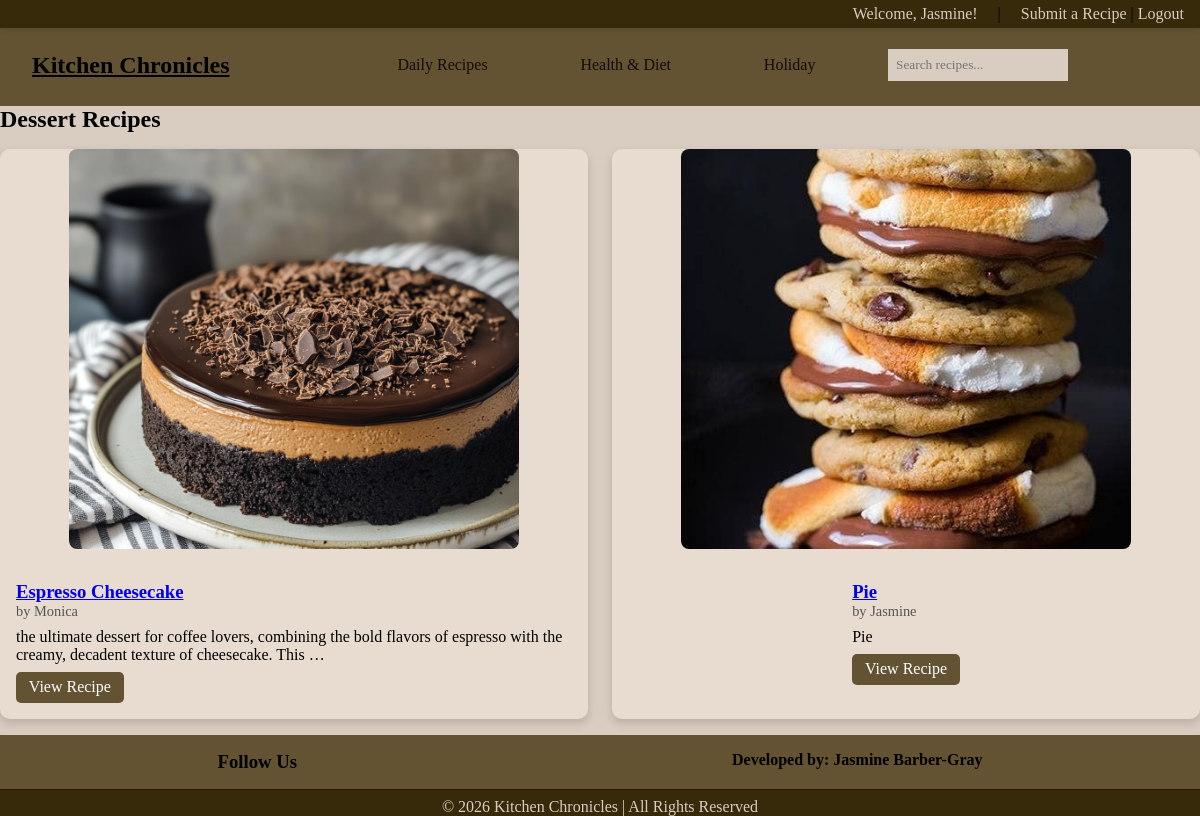
Page /category/Dessert/ (signed in) on the committed database.
### recipes/models.py (models this page shows, shortened)
class Recipe(models.Model):
    CATEGORY_CHOICES = [
        ('Breakfast', 'breakfast'),
        ('Lunch', 'lunch'),
        ('Dinner', 'dinner'),
        ('Dessert', 'dessert'),
        ('Keto', 'keto'),
        ('Vegan', 'vegan'),
        ('Valentine\'s Day', 'valentine\'s Day'),
        ('Easter', 'easter'),
        ('Halloween', 'halloween'),
        ('Thanksgiving', 'thanksgiving'),
        ('Christmas', 'christmas'),
        ('New Years', 'new years'),
    ]
    title = models.CharField(max_length=200)
    author = models.ForeignKey(User, on_delete=models.CASCADE)
    category = models.CharField(max_length=20, choices=CATEGORY_CHOICES)
    image = models.ImageField(upload_to='recipes/images', blank=True, null=True)
    description = models.TextField()
    ingredients = models.TextField()
    instructions = models.TextField()

### recipes/views.py (the view)
# urls.py: path('category/<str:category>/', views.category_recipes, name='category_recipes'),
def category_recipes(request, category):
    recipes = Recipe.objects.filter(category=category)
    return render(request, "recipes/category.html", {
        "recipes": recipes,
        "category": category
    })

### recipes/templates/recipes/category.html
{% extends 'base.html' %}
{% block content %}
<h2>{{ category }} Recipes</h2>
{% if recipes %}
<div class="recipe-grid">
    {% for recipe in recipes %}
    <div class="recipe-card">
        {% if recipe.image %}
            <img src="{{ recipe.image.url }}" alt="{{ recipe.title }}">
        {% else %}
            <p>No image available</p>
        {% endif %}
        <div class="recipe-content">
            <h3><a href="{% url 'recipe_detail' recipe.id %}">{{ recipe.title }}</a></h3>
            <p class="author">by {{ recipe.author.username }}</p>
            <p>{{ recipe.description|truncatewords:20 }}</p>
            <a href="{% url 'recipe_detail' recipe.id %}" class="view-btn">View Recipe</a>
        </div>
    </div>
    {% endfor %}
</div>
{% else %}
<p>No recipes found in this category.</p>
{% endif %}
{% endblock %}

### templates/base.html (shortened to what this page needs)
<!DOCTYPE html>
<html lang="en">
{% load static %}
<head>
    <link rel="stylesheet" type="text/css" href="{% static 'recipes/style.css' %}">
    <link rel="stylesheet" href="https://cdn-uicons.flaticon.com/uicons-brands/css/uicons-brands.css">
    <link rel="stylesheet" href="https://cdn-uicons.flaticon.com/uicons-regular-rounded/css/uicons-regular-rounded.css">
    <link rel="stylesheet" href="https://cdn-uicons.flaticon.com/uicons-solid-straight/css/uicons-solid-straight.css">
</head>
<body>
<div class="top-bar">
    {% if user.is_authenticated %}
        <span>Welcome, {{ user.username }}!</span> |
        <a href="{% url 'submit_recipe'%}">Submit a Recipe  </a> |
        <form action="{% url 'Logout' %}" method="post" style="display:inline;">
            <button class="logout">Logout</button>
        </form>
    {% else %}
    <a href="{% url 'Login' %}">Login</a> |
    <a href="{% url 'Signup' %}">Signup</a> |
    <a href="{% url 'Login' %}">Submit a Recipe  </a>
    {% endif %}
</div>
    <nav class="navbar">
        <a href="{% url 'Home' %}" class="logo">
             Kitchen Chronicles
        </a>
        <ul class="nav-links">
            <li class="dropdown">
                <button class="dropbtn">
                    <a href="#">Daily Recipes
                    </a>
                </button>
            </li>
            <li class="dropdown">
                <button class="dropbtn">
                    <a href="#">Health & Diet
                    </a>
                </button>
            </li>
            <li class="dropdown">
                <button class="dropbtn">
                    <a href="#">Holiday
                    </a>
                </button>
            </li>
        </ul>
        <div class="search-container">
            <form method="GET" action="{% url 'search_recipes' %}">
                <input type="text" name="q" placeholder="Search recipes...">
            </form>
        </div>
    </nav>
    {% block content %}{% endblock %}
    <footer class="footer">
        <div class="footer-container">
             <div class="footer-social">
                <h3>Follow Us</h3>
            </div>
             <div class="footer-dev">
                <h4>Developed by: Jasmine Barber-Gray</h4>
            </div>
        </div>
        <div class="footer-bottom">
            <p>© 2026 Kitchen Chronicles | All Rights Reserved</p>
        </div>
</footer>
</body>
</html>

### recipes/static/recipes/style.css (style rules this page uses)
* { margin: 0; padding: 0; box-sizing: border-box; font-family: Georgia, 'Times New Roman', Times, serif; }
body { background: #d9ccc1; color: #000000; margin: 0; padding: 0; overflow: auto; max-width: 100% }
.top-bar { width: 100%; background-color: #372a0a; text-align: right; padding: 0.3rem 1rem; font-size: 1rem; position: fixed; top: 0; left: 0; z-index: 1000; box-shadow: 0 2px 5px rgba(0,0,0,0.1); }
.top-bar span { color: #d9ccc1 !important; margin-right: 1rem; }
.top-bar a { text-decoration: none; color: #d9ccc1; margin-left: 1rem; }
.logout { background: none; border: none; color: #d9ccc1; cursor: pointer; font-size: 1rem; }
.logo { flex: 1; font-size: 1.5rem; font-weight: bold; display: flex; gap: 0.5rem; color: black; list-style: none; }
.navbar { margin-top: 1.5rem; display: flex; background-color: #635333; padding: 1rem 1.5rem; position: sticky; top: 1.5rem; justify-content: center; align-items: center; }
.nav-links { flex: 2; display: flex; justify-content:center; gap: 1rem; list-style: none; text-align: center; }
.nav-links li { margin-left: 0.8rem; position: relative; }
.nav-links li a { text-decoration: none; color: rgb(20, 10, 10); padding: 0.5rem 1rem; display: block; transition: background 0.3s, color 0.3s; }
.dropdown { position: relative; }
.dropbtn { background: none; border: none; outline: none; color: white; padding: 0.5rem 1rem; cursor: pointer; font: inherit; }
.search-container { flex: 1; display: flex; align-items: center; }
.search-container input { padding: 0.5rem; border: none; outline: none; background-color: #d9ccc1; }
.footer-container { display: flex; background-color: #635333; justify-content: space-around; flex-wrap: wrap; }
.footer-bottom { text-align: center; background-color: #372a0a; border-top: 1px solid #2f1a00; padding-top: 0.5rem; color: #d9ccc1; }
.footer-social { text-align: center; margin-top: 1rem; }
.footer-dev { text-align: center; margin-top: 1rem; }
.recipe-grid { display: grid; grid-template-columns: repeat(auto-fit, minmax(250px, 1fr)); gap: 1.5rem; padding: 1rem 0; }
.recipe-card { background-color: #e8dbd0; border-radius: 10px; overflow: hidden; box-shadow: 0 4px 10px rgba(0,0,0,0.15); transition: transform 0.2s, box-shadow 0.2s; display: flex; flex-direction: column; align-items: center; }
.recipe-card img { width: 100%; max-width: 450px; height: 400px; object-fit: cover; border-radius: 8px; display: block; margin: 0 auto 1rem; }
.recipe-content { padding: 1rem; }
.recipe-content .author { font-size: 0.9rem; color: #555; margin-bottom: 0.5rem; }
.view-btn { display: inline-block; margin-top: 0.5rem; padding: 0.4rem 0.8rem; background-color: #635333; color: white; text-decoration: none; border-radius: 5px; transition: background 0.2s; }

### rows in the picture
Recipe: image (picture), title "Espresso Cheesecake", author.username "Monica", description "the ultimate dessert for coffee lovers, combining the bold flavors of espresso with the creamy, decadent texture of cheesecake. This …"
Recipe: image (picture), title "Pie", author.username "Jasmine", description "Pie"

### other values in the picture
{{ user.username }} "Jasmine"
{{ category }} "Dessert"
